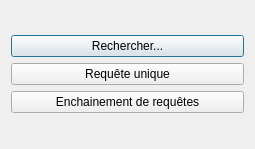
<?xml version="1.0" encoding="UTF-8"?>
<ui version="4.0">
 <class>Dialog</class>
 <widget class="QDialog" name="Dialog">
  <property name="geometry">
   <rect>
    <x>0</x>
    <y>0</y>
    <width>255</width>
    <height>149</height>
   </rect>
  </property>
  <property name="windowTitle">
   <string>Dialog</string>
  </property>
  <layout class="QGridLayout" name="gridLayout">
   <item row="0" column="0">
    <layout class="QVBoxLayout" name="verticalLayout">
     <item>
      <widget class="QPushButton" name="pushButton_rech">
       <property name="text">
        <string>Rechercher...</string>
       </property>
      </widget>
     </item>
     <item>
      <widget class="QPushButton" name="pushButton_req_unique">
       <property name="text">
        <string>Requête unique</string>
       </property>
      </widget>
     </item>
     <item>
      <widget class="QPushButton" name="pushButton_reg_enchaine">
       <property name="text">
        <string>Enchainement de requêtes</string>
       </property>
      </widget>
     </item>
    </layout>
   </item>
  </layout>
 </widget>
 <resources/>
 <connections/>
</ui>
